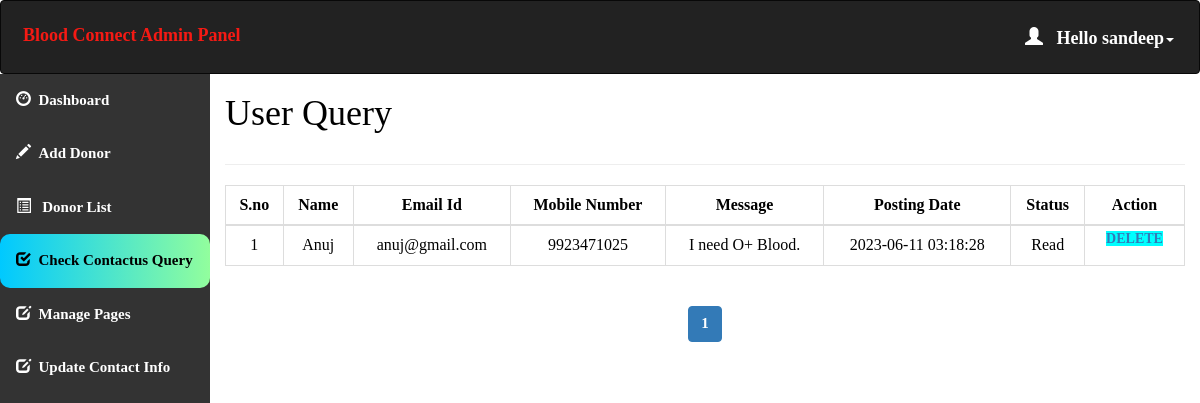
Page /admin/query.php (signed in) on the committed database.
### tables this page shows
create table contact_query(
query_id int auto_increment Not Null,
query_name varchar(100) NOT NULL,
query_mail varchar(120) NOT NULL,
query_number char(11) NOT NULL,
query_message longtext NOT NULL,
query_date timestamp NOT NULL DEFAULT CURRENT_TIMESTAMP,
query_status int(11) DEFAULT NULL,
Primary key(query_id)
);

### admin/query.php (the view, shortened to what this page needs)
<html>
<head>
  <link rel="stylesheet" href="https://maxcdn.bootstrapcdn.com/bootstrap/3.4.1/css/bootstrap.min.css">
</head>
<?php
include 'conn.php';
  if (isset($_SESSION['loggedin']) && $_SESSION['loggedin'] == true) {
  ?>
<body style="color:black">
<div id="header">
<?php include 'header.php';
?>
</div>
<div id="sidebar">
<?php $active="query"; include 'sidebar.php'; ?>
</div>
<div id="content" >
  <div class="content-wrapper">
    <div class="container-fluid">
      <div class="row">
        <div class="col-md-12 lg-12 sm-12">
          <h1 class="page-title">User Query</h1>
        </div>
      </div>
      <hr>
      <?php
        include 'conn.php';
          $limit = 10;
          if(isset($_GET['page'])){
            $page = $_GET['page'];
          }else{
            $page = 1;
          }
          $offset = ($page - 1) * $limit;
          $count=$offset+1;
        $sql= "select * from contact_query LIMIT {$offset},{$limit}";
        $result=mysqli_query($conn,$sql);
        if(mysqli_num_rows($result)>0)   {
       ?>
       <div class="table-responsive">
      <table class="table table-bordered" style="text-align:center">
          <thead style="text-align:center">
          <th style="text-align:center">S.no</th>
          <th style="text-align:center">Name</th>
          <th style="text-align:center">Email Id</th>
          <th style="text-align:center">Mobile Number</th>
          <th style="text-align:center">Message</th>
          <th style="text-align:center">Posting Date</th>
          <th style="text-align:center">Status</th>
          <th style="text-align:center">Action</th>
          </thead>
          <tbody>
            <?php
            while($row = mysqli_fetch_assoc($result)) { ?>
          <tr>
                  <td><?php echo $count++; ?></td>
                  <td><?php echo $row['query_name']; ?></td>
                  <td><?php echo $row['query_mail']; ?></td>
                  <td><?php echo $row['query_number']; ?></td>
                  <td><?php echo $row['query_message']; ?></td>
                  <td><?php echo $row['query_date']; ?></td>
                  <?php if($row['query_status']==1)
{
?><td>Read<br></td>
<?php } else {?>
<td><a href="query.php?id=<?php echo $row['query_id'];?>" onclick="clickme()"><b id="demo">Pending</b></a><br>
</td>
<?php } ?>
                    <td id="he" style="width:100px">
                    <a style="background-color:aqua" href='delete_query.php?id=<?php echo $row['query_id']; ?>'> Delete </a>
                </td>
              </tr>
            <?php } ?>
          </tbody>
      </table>
    </div>
    <?php } ?>
    <div class="table-responsive"style="text-align:center;align:center">
        <?php
        $sql1 = "SELECT * FROM contact_query";
        $result1 = mysqli_query($conn, $sql1) or die("Query Failed.");
        if(mysqli_num_rows($result1) > 0){
          $total_records = mysqli_num_rows($result1);
          $total_page = ceil($total_records / $limit);
          echo '<ul class="pagination admin-pagination">';
          for($i = 1; $i <= $total_page; $i++){
            if($i == $page){
              $active = "active";
            }else{
              $active = "";
            }
            echo '<li class="'.$active.'"><a href="query.php?page='.$i.'">'.$i.'</a></li>';
          }
          echo '</ul>';
        }
        ?>
        </div>
      </div>
    </div>
   <?php }
    ?>
</body>
</html>

### admin/header.php (shortened to what this page needs)
<!DOCTYPE html>
<html>
<head>
  <link rel="stylesheet" href="https://maxcdn.bootstrapcdn.com/bootstrap/3.4.1/css/bootstrap.min.css">
</head>
<body>
<nav class="navbar navbar-inverse">
  <div class="container-fluid">
    <div class="navbar-header">
      <a class="navbar-brand" id="qq" href="dashboard.php" style="color:#F51A14;">Blood Connect Admin Panel</a>
    </div>
    <ul class="nav navbar-nav navbar-right">
      <li class="dropdown"><a class="dropdown-toggle" id="qw" data-toggle="dropdown" href="#" style="font-weight:bold;color:white "> <span class="glyphicon glyphicon-user"></span>&nbsp&nbsp
        <?php
        include 'conn.php';
        $username=$_SESSION['username'];
        $sql="select * from admin_info where admin_username='$username'";
        $result=mysqli_query($conn,$sql) or die("query failed.");
        $row=mysqli_fetch_assoc($result);
        echo "Hello ".$row['admin_name'];
       ?><span class="caret"></span></a>
    </li>
    </ul>
  </div>
</nav>
</body></html>

### admin/sidebar.php (shortened to what this page needs)
<!DOCTYPE html>
<html>
<head>
    <link rel="stylesheet" href="https://maxcdn.bootstrapcdn.com/bootstrap/3.4.0/css/bootstrap.min.css">
</head>
<body>
<div class="sidebar" ><b>
  <a href="dashboard.php"   <?php if($active=='dashboard') echo "class='act'"; ?>><span class="glyphicon glyphicon-dashboard"></span>&nbsp&nbspDashboard</a>
  <a href="add_donor.php"   <?php if($active=='add') echo "class='act'"; ?>><span class="glyphicon glyphicon-pencil"></span>&nbsp&nbspAdd Donor</a>
  <a href="donor_list.php"   <?php if($active=='list') echo "class='act'"; ?>><span class="glyphicon glyphicon-list-alt"></span>&nbsp&nbsp Donor List</a>
  <a href="query.php"   <?php if($active=='query') echo "class='act'"; ?>><span class="glyphicon glyphicon-check"></span>&nbsp&nbspCheck Contactus Query</a>
    <a href="pages.php"   <?php if($active=='pages') echo "class='act'"; ?>><span class="glyphicon glyphicon-edit"></span>&nbsp&nbspManage Pages</a>
  <a href="update_contact.php"   <?php if($active=='contact') echo "class='act'"; ?>><span class="glyphicon glyphicon-edit"></span>&nbsp&nbspUpdate Contact Info</a>
</div>

### admin/query.php (style rules this page uses)
#sidebar { position:relative;margin-top:-20px }
#content { position:relative;margin-left:210px }
#he { font-size: 14px; font-weight: 600; text-transform: uppercase; padding: 3px 7px; color: #fff; text-decoration: none; border-radius: 3px; align:center }

### admin/header.php (style rules this page uses)
.navbar { background-color: #333333 ; padding: 10px 10px; color:#FF0404 ; }
.navbar a { float: left; color: white; text-align: center; padding: 12px; text-decoration: none; font-size: 18px; line-height: 25px; }
.navbar-brand { font-size: 25px; font-weight: bold; }
.navbar a { float: none; display: block; text-align: left; }
.navbar-right { float: none; }

### admin/sidebar.php (style rules this page uses)
body { margin: 0; font-family: 'Averia Gruesa Libre';font-size: 15px; color:#F8F9F9; }
.sidebar { margin: 0; padding: 0; width: 210px; background-color: #333333; position: fixed; height: 100%; overflow: auto; }
.sidebar a { display: block; color: white; padding: 16px; text-decoration: none; }
a.act { background: linear-gradient(to right, #00C9FF 0%, #92FE9D 100%); color: black; border-radius:10px; }

### rows in the picture
contact_query: query_name "Anuj", query_mail "anuj@gmail.com", query_number "9923471025", query_message "I need O+ Blood.", query_date "2023-06-11 03:18:28", query_status "Read"

### other values in the picture
$row['admin_name'] "sandeep"
